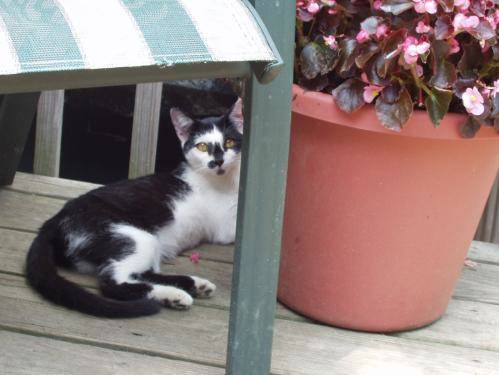
#> input picture train/cat.10102.jpg, 499 x 375 px; its folder holds only this picture in this run
$ jupyter execute --allow-errors 'new_solution(100X100  images)-checkpoint.ipynb'
#> lines starting #> are read from the running program, lines starting #| are printed output that depends on the picture; long printed decimals are rounded
[cell 1]
import cv2
import numpy as np
import os
import PIL
import mlflow
import parfit.parfit as pf
from sklearn import metrics, preprocessing
from sklearn.pipeline import make_pipeline
from sklearn.pipeline import Pipeline
from sklearn.svm import SVC
from sklearn.decomposition import PCA
from sklearn.preprocessing import StandardScaler
from sklearn.model_selection import GridSearchCV
from sklearn.metrics import classification_report
from sklearn.metrics import accuracy_score
from sklearn.metrics import f1_score
from matplotlib import pyplot as plt
from sklearn.linear_model import SGDClassifier
from sklearn.model_selection import ParameterGrid
from sklearn.linear_model import SGDClassifier
from sklearn.metrics import roc_auc_score
from sklearn.metrics import f1_score
from sklearn.model_selection import cross_val_score
from sklearn.metrics import confusion_matrix

## Reading and preprocessing data

[cell 2]
directory='train'
images=[]
labels=[]
i=0
for i,image in enumerate(os.listdir(directory)):
    #if i<100 or i>24900:
    if (i%1000==0):
        print(i)
    if image[0]=='c':
        labels.append(0)
    else:
        labels.append(1)
    an_image = PIL.Image.open(directory + '/' + image)
#> an_image is the input picture: PIL image 499x375 RGB; mean R, G, B 140.3, 122, 120.1
    #new_image = an_image.resize((200, 200))
    new_image = an_image.resize((100, 100))
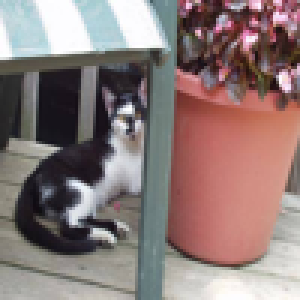
#> new_image: PIL image 100x100 RGB (shown 3 times larger); mean R, G, B 140.3, 122, 120.1
    image_array = np.array(new_image)
    image_array=np.squeeze(image_array)
    #if (i==1):
    #    print(image_array)
    images.append(image_array)
k=0
for i in labels:
    k+=i
print(k,len(labels)-k)
images=np.array(images)
labels=np.array(labels)

#print(labels)
#print(images)
print(images.shape)
#| (1, 100, 100, 3)

## HOG

[cell 3]
def get_hog():
    # [4 lines of commented-out code are left out]
    winSize = (100, 100)
    blockSize = (50, 50)
    blockStride = (10, 10)
    cellSize = (25, 25)
    nbins = 9
    derivAperture = 1
    winSigma = -1.
    histogramNormType = 0
    L2HysThreshold = 0.2
    gammaCorrection = 1
    nlevels = 64
    signedGradient = True

    hog = cv2.HOGDescriptor(winSize, blockSize, blockStride, cellSize, nbins, derivAperture, winSigma,
                            histogramNormType, L2HysThreshold, gammaCorrection, nlevels, signedGradient)

    return hog

[cell 4]
hog = get_hog()
rand = np.random.RandomState(10)
shuffle=rand.permutation(len(images))
#> shuffle = [0]
#print(images)
images=np.array(images)
labels=np.array(labels)
images=images[shuffle]
labels=labels[shuffle]
#> labels = [0]

#print(images)
hog_descriptors=[]
for image in images:
    hog_descriptors.append(hog.compute(image))
#> this loop made 1 pass
#> after the loop, hog_descriptors = 1 item
hog_descriptors=np.squeeze(hog_descriptors)
#> hog_descriptors = 1296 values, max 0.308 at index 972, min 0.000951 at index 1032, mean 0.148
hog_descriptors=np.array(hog_descriptors)
print(hog_descriptors[50])
#| 0.1263

## Splitting dataset

[cell 5]
train_n=int(0.9*len(images))
#> train_n = 0
train_labels,test_labels = np.split(labels,[train_n])
#> train_labels = empty array; test_labels = [0]
train_images, test_images = np.split(images,[train_n])
#> train_images = empty array
train_hog_descriptors, test_hog_descriptors = np.split(hog_descriptors,[train_n])
#> train_hog_descriptors = empty array; test_hog_descriptors has the same summary as hog_descriptors
print(train_images.shape,test_images.shape,train_hog_descriptors.shape, test_hog_descriptors.shape)
#| (0, 100, 100, 3) (1, 100, 100, 3) (0,) (1296,)
#> `test_labels_part = test_labels[:1000]`: test_labels_part = [0]
#> `train_hog_descriptors_part = train_hog_descriptors[:1000]`: train_hog_descriptors_part = empty array
#> `test_hog_descriptors_part = test_hog_descriptors[:1000]`: test_hog_descriptors_part = 1000 values, max 0.308 at index 972, min 0.00494 at index 816, mean 0.152
#| 0

## SVM

[cell 6]
params  = {'C': 5, 'coef0': 0.003, 'degree': 3, 'gamma': 0.00005, 'kernel': 'sigmoid'}
mlflow.set_experiment('agressive')
#> (the rest of this cell did not finish here and is left out)


$ run again, on train/cat.12412.jpg
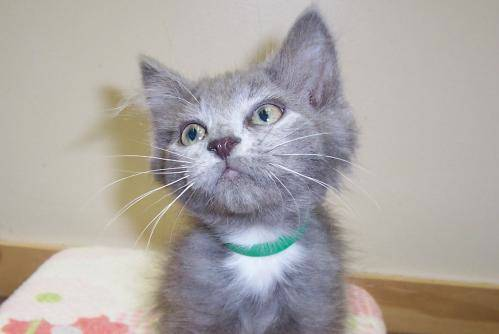
#> input picture train/cat.12412.jpg, 499 x 334 px
#> an_image is the input picture: PIL image 499x334 RGB; mean R, G, B 172.8, 167, 163.5
#> `new_image = an_image.resize((100, 100))`:
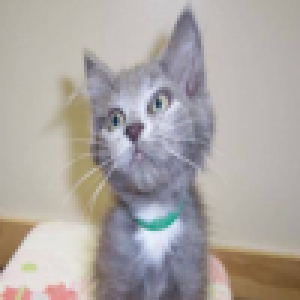
#> new_image: PIL image 100x100 RGB (shown 3 times larger); mean R, G, B 172.8, 167, 163.5
#| (1, 100, 100, 3)
#> shuffle = [0]
#> the loop `for image in images:` made 1 pass
#> after the loop `for image in images:`: hog_descriptors = 1 item
#> `hog_descriptors=np.squeeze(hog_descriptors)`: hog_descriptors = 1296 values, max 0.279 at index 1080, min 0.00779 at index 1105, mean 0.154
#| 0.1468
#> train_n = 0
#> train_labels = empty array; test_labels = [0]
#> train_images = empty array
#> test_hog_descriptors has the same summary as hog_descriptors
#| (0, 100, 100, 3) (1, 100, 100, 3) (0,) (1296,)
#> test_labels_part = [0]
#> train_hog_descriptors_part = empty array
#> test_hog_descriptors_part = 1000 values, max 0.256 at index 13, min 0.0234 at index 2, mean 0.157
#| 0

$ run again, on train/cat.1542.jpg
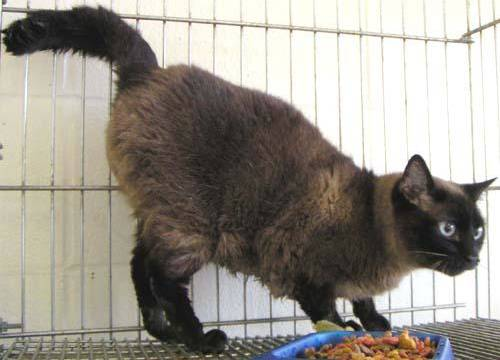
#> input picture train/cat.1542.jpg, 500 x 360 px
#> an_image is the input picture: PIL image 500x360 RGB; mean R, G, B 152.7, 147.7, 139.1
#> `new_image = an_image.resize((100, 100))`:
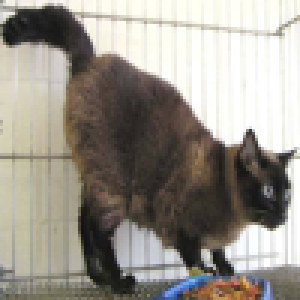
#> new_image: PIL image 100x100 RGB (shown 3 times larger); mean R, G, B 152.7, 147.7, 139.1
#| (1, 100, 100, 3)
#> shuffle = [0]
#> the loop `for image in images:` made 1 pass
#> after the loop `for image in images:`: hog_descriptors = 1 item
#> `hog_descriptors=np.squeeze(hog_descriptors)`: hog_descriptors = 1296 values, max 0.331 at index 871, min 0.0114 at index 920, mean 0.147
#| 0.2106
#> train_n = 0
#> train_labels = empty array; test_labels = [0]
#> train_images = empty array
#> test_hog_descriptors has the same summary as hog_descriptors
#| (0, 100, 100, 3) (1, 100, 100, 3) (0,) (1296,)
#> test_labels_part = [0]
#> train_hog_descriptors_part = empty array
#> test_hog_descriptors_part = 1000 values, max 0.331 at index 871, min 0.0114 at index 920, mean 0.147
#| 0

$ run again, on train/cat.1652.jpg
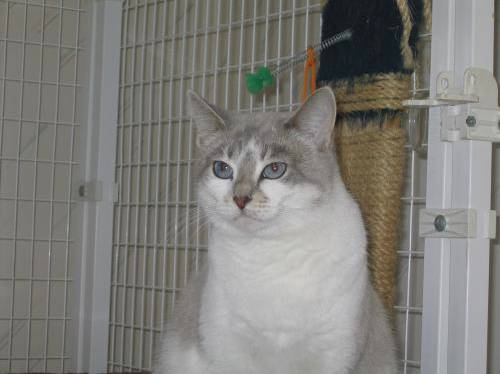
#> input picture train/cat.1652.jpg, 500 x 374 px
#> an_image is the input picture: PIL image 500x374 RGB; mean R, G, B 127.3, 126, 121.8
#> `new_image = an_image.resize((100, 100))`:
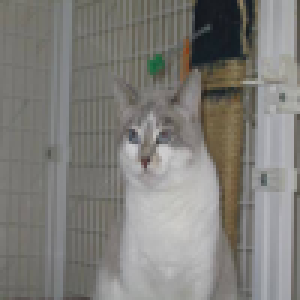
#> new_image: PIL image 100x100 RGB (shown 3 times larger); mean R, G, B 127.3, 126, 121.8
#| (1, 100, 100, 3)
#> shuffle = [0]
#> the loop `for image in images:` made 1 pass
#> after the loop `for image in images:`: hog_descriptors = 1 item
#> `hog_descriptors=np.squeeze(hog_descriptors)`: hog_descriptors = 1296 values, max 0.328 at index 1062, min 0.00606 at index 1289, mean 0.147
#| 0.09313
#> train_n = 0
#> train_labels = empty array; test_labels = [0]
#> train_images = empty array
#> test_hog_descriptors has the same summary as hog_descriptors
#| (0, 100, 100, 3) (1, 100, 100, 3) (0,) (1296,)
#> test_labels_part = [0]
#> train_hog_descriptors_part = empty array
#> test_hog_descriptors_part = 1000 values, max 0.302 at index 828, min 0.0179 at index 969, mean 0.149
#| 0

$ run again, on train/cat.11057.jpg
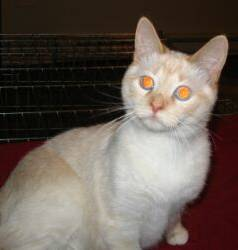
#> input picture train/cat.11057.jpg, 238 x 250 px
#> an_image is the input picture: PIL image 238x250 RGB; mean R, G, B 104.3, 92.9, 84.9
#> `new_image = an_image.resize((100, 100))`:
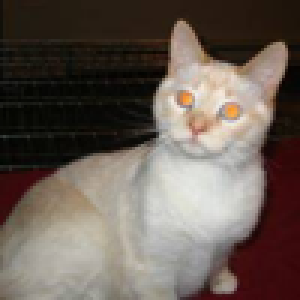
#> new_image: PIL image 100x100 RGB (shown 3 times larger); mean R, G, B 104.3, 92.9, 84.9
#| (1, 100, 100, 3)
#> shuffle = [0]
#> the loop `for image in images:` made 1 pass
#> after the loop `for image in images:`: hog_descriptors = 1 item
#> `hog_descriptors=np.squeeze(hog_descriptors)`: hog_descriptors = 1296 values, max 0.348 at index 145, min 0.0118 at index 157, mean 0.145
#| 0.1059
#> train_n = 0
#> train_labels = empty array; test_labels = [0]
#> train_images = empty array
#> test_hog_descriptors has the same summary as hog_descriptors
#| (0, 100, 100, 3) (1, 100, 100, 3) (0,) (1296,)
#> test_labels_part = [0]
#> train_hog_descriptors_part = empty array
#> test_hog_descriptors_part = 1000 values, max 0.348 at index 145, min 0.0118 at index 157, mean 0.146
#| 0
